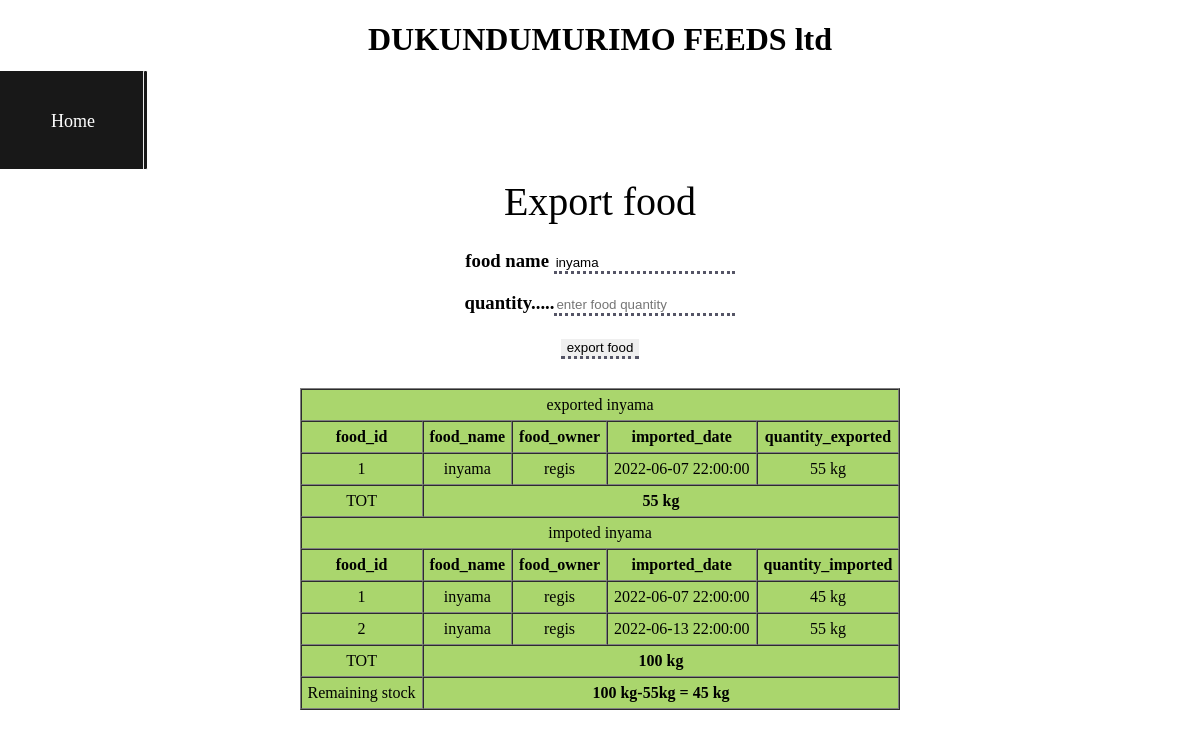
Screenshot of /expo.php?id=6 (signed in) with the database file from the repository.
### tables this page shows
CREATE TABLE `food` (
  `food_id` int(11) NOT NULL,
  `foodname` varchar(20) DEFAULT NULL,
  `owner` varchar(20) DEFAULT NULL
);

CREATE TABLE `export` (
  `exp_id` int(11) NOT NULL,
  `food_id` int(11) DEFAULT NULL,
  `exp_date` timestamp NOT NULL DEFAULT current_timestamp() ON UPDATE current_timestamp(),
  `quantity` varchar(15) DEFAULT NULL
);

CREATE TABLE `import` (
  `imp_id` int(11) NOT NULL,
  `food_id` int(11) DEFAULT NULL,
  `imp_date` timestamp NOT NULL DEFAULT current_timestamp() ON UPDATE current_timestamp(),
  `quantity` varchar(20) DEFAULT NULL
);

### expo.php (the view, shortened to what this page needs)
<?php
include 'index.php';
$id=$_GET['id'];
$select=$conn->query("SELECT * from food where food_id='$id'");
$row=$select->fetch_assoc();
$name=$row['foodname'];
$owner=$row['owner'];
$select=$conn->query("SELECT * from import where food_id='$id'");
 ?>
<!DOCTYPE html>
<html>
<head>
</head>
<body>
<center>
	<form action="" method="POST" >
	<fieldset style="margin-top: 130px"><legend>Export food</legend>
	<h3><label>food name  </label>
		<input type="text" name="name" value="<?php echo $name; ?>"> </h3>
 	<h3><label>quantity.....</label><input type="text" name="qty" placeholder="enter food quantity" required="">
 	</h3>
    <h3><input type="submit" name="reg" value="export food"></h3></fieldset>
</form>
</center>
</body>
</html>
<div style=" text-align: center; ">
	<center><table border="1" cellpadding="6" cellspacing="0">
	<?php   $select1=$conn->query("SELECT * from export where food_id='$id'");
			echo "<tr><td colspan='5'>exported $name</tr></td>"?>
			<tr>
				<th>food_id</th>
				<th>food_name</th>
				<th>food_owner</th>
				<th>imported_date</th>
				<th>quantity_exported</th>
				<?php
            $n=1;
            $sel=$conn->query("SELECT sum(quantity) from export where food_id='$id'");
            $data1=$sel->fetch_assoc();
            while ($row=$select1->fetch_assoc()) {
            	$id=$row['food_id'];
            	$dat=$row['exp_date'];
            	$qua=$row['quantity'];
            	echo "</tr>
			<tr><td>$n</td><td>$name</td><td>$owner</td><td>$dat</td><td>$qua kg</td></tr>";
			$n=$n+1;
            }
			 ?>
            <tr><td>TOT</td><th colspan="4"><?php echo $data1['sum(quantity)'];?> kg</th></tr>
		<?php
        echo "<tr><td colspan='5'>impoted $name</tr></td>";
		?>
			<tr>
				<th>food_id</th>
				<th>food_name</th>
				<th>food_owner</th>
				<th>imported_date</th>
				<th>quantity_imported</th>
				<?php
            $n=1;
            $sel=$conn->query("SELECT sum(quantity) from import where food_id='$id'");
            $data=$sel->fetch_assoc();
            while ($row=$select->fetch_assoc()) {
            	$dat=$row['imp_date'];
            	$qua=$row['quantity'];
            	echo "</tr>
			<tr><td>$n</td><td>$name</td><td>$owner</td><td>$dat</td><td>$qua kg</td></tr>";
			$n=$n+1;
            }
         $expo=$data1['sum(quantity)'];
         $all=$data['sum(quantity)']-$expo;
			 ?>
            <tr><td>TOT</td><th colspan="4"><?php echo $data['sum(quantity)']; ?> kg</th></tr>
            <tr><td>Remaining stock</td><th colspan="4"><?php echo $data['sum(quantity)']; ?> kg-<?php echo $expo."kg = ".$all ." kg";
            ?></th></tr>
		</table>
	</center>
</div>

### index.php (style rules this page uses)
body { background: url(image/gardens/og.jpg); background-repeat:all; }
td input,input { border-style: none; outline: none; border-bottom: 3px dotted #556; }
th,td { background: #aad66d; }
fieldset { text-align: center; border: 0px; }
legend { font-size: 40px; }
table { text-align:center; }

### rows the page displays
food: name "inyama", foodname "inyama"
export: food.foodname "inyama", food.owner "regis", exp_date "2022-06-07 22:00:00", quantity "55"
import: food.foodname "inyama", food.owner "regis", imp_date "2022-06-07 22:00:00", quantity "45"
import: food.foodname "inyama", food.owner "regis", imp_date "2022-06-13 22:00:00", quantity "55"

### other values shown
$data1['sum(quantity)'] "55"
$data['sum(quantity)'] "100"
$expo "55"
$all "45"
